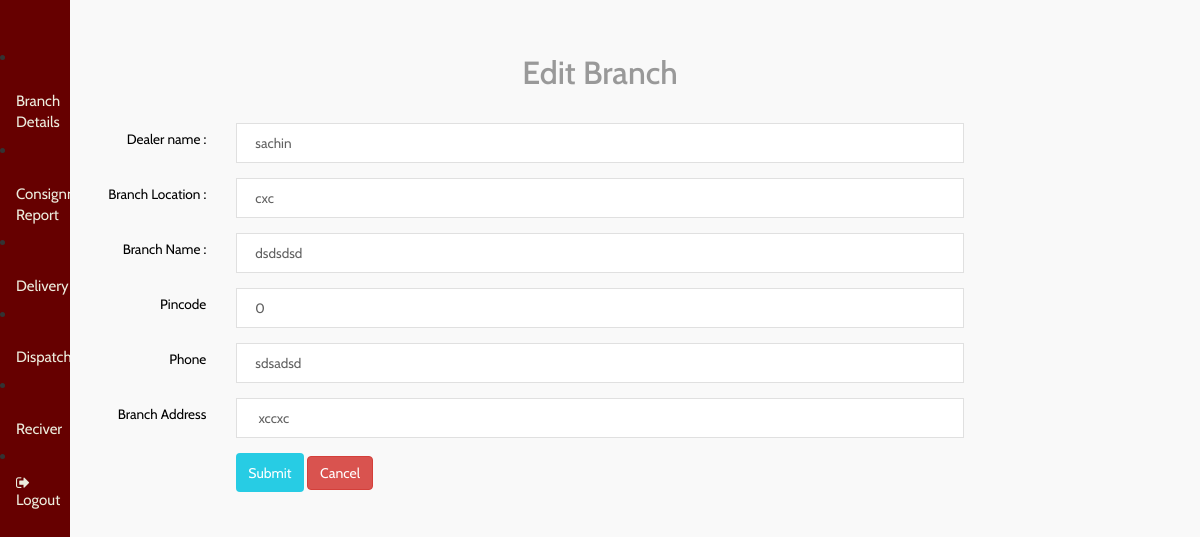
/dealer/editbranch.php?id=3, run on the app's committed database.
### tables this page shows
CREATE TABLE `branch` (
  `id` int(11) NOT NULL,
  `dealer_name` text NOT NULL,
  `branchaddress` text NOT NULL,
  `phone` text NOT NULL,
  `branch_location` text NOT NULL,
  `pincode` text NOT NULL,
  `reqid` text NOT NULL,
  `branch_name` text NOT NULL,
  `branch_id` text NOT NULL
);

### dealer/editbranch.php (the view, shortened to what this page needs)
<?php
include('header.php');
include('../connection.php');
$id=$_REQUEST['id'];
$sql=mysqli_query($conn,"select * from branch where id='$id'");
$res=mysqli_fetch_array($sql);
?>
<div id="page-wrapper">
	<div class="graphs">
		<h3 class="blank1" align="center"> Edit Branch </h3>
		<div class="col-sm-12">
			<div class="col-sm-2">
			</div>
			<div class="col-sm-2">
			</div>
		</div>
		<div class="tab-content">
			<div class="tab-pane active" id="horizontal-form">
				<form class="form-horizontal" action="" method="post" enctype="multipart/form-data">
						<div class="form-group">
							<label for="focusedinput" class="col-sm-2 control-label">Dealer name :</label>
							<div class="col-sm-8">
								<input type="text" class="form-control1" name="name" placeholder="Enter name" required="" id="dearname" value="<?php echo $res['dealer_name'];?>" readonly="">
							</div>
						</div>
						<div class="form-group">
							<label for="focusedinput" class="col-sm-2 control-label">Branch Location :</label>
							<div class="col-sm-8">
								<input type="text" class="form-control1" name="branch_location" placeholder="branch location" required="" id="branchlocation" value="<?php echo $res['branch_location'];?>"   readonly="">
							</div>
						</div>
						<div class="form-group">
							<label for="focusedinput" class="col-sm-2 control-label">Branch Name :</label>
							<div class="col-sm-8">
								<input type="text" class="form-control1" name="branch_name" placeholder="branch name" required=""  value="<?php echo $res['branch_name'];?>"   readonly="">
							</div>
						</div>
						<div class="form-group">
							<label for="focusedinput" class="col-sm-2 control-label">Pincode</label>
							<div class="col-sm-8">
								<input type="text" class="form-control1" name="pincode" required="" id="pincode" value="<?php echo $res['pincode'];?>"   readonly="">
							</div>
						</div>
							<div class="form-group">
							<label for="focusedinput" class="col-sm-2 control-label">Phone</label>
							<div class="col-sm-8">
								<input type="text" class="form-control1" name="phone" required="" id="phone" value="<?php echo $res['phone'];?>">
							</div>
						</div>
						<div class="form-group">
							<label for="focusedinput" class="col-sm-2 control-label"> Branch Address</label>
							<div class="col-sm-8">
							<input type="text" class="form-control1" name="branchaddress" required="" id="officeaddress" value="<?php echo $res['branchaddress'];?>" >
							</div>
						</div>
						<div class="form-group">
							<label for="focusedinput" class="col-sm-2 control-label"></label>
							<div class="col-sm-8">
								<button type="Submit" class="btn btn-success" name="applybranch">Submit</button>
								<a href=""><button type="button" class="btn btn-danger">Cancel</button></a>
							</div>
						</div>
					</form>
				</div>
			</div>
		</div>
	</div>

### data on the page
branch: name "sachin", branch_location "cxc", branch_name "dsdsdsd", pincode "0", phone "sdsadsd", branchaddress "xccxc"
